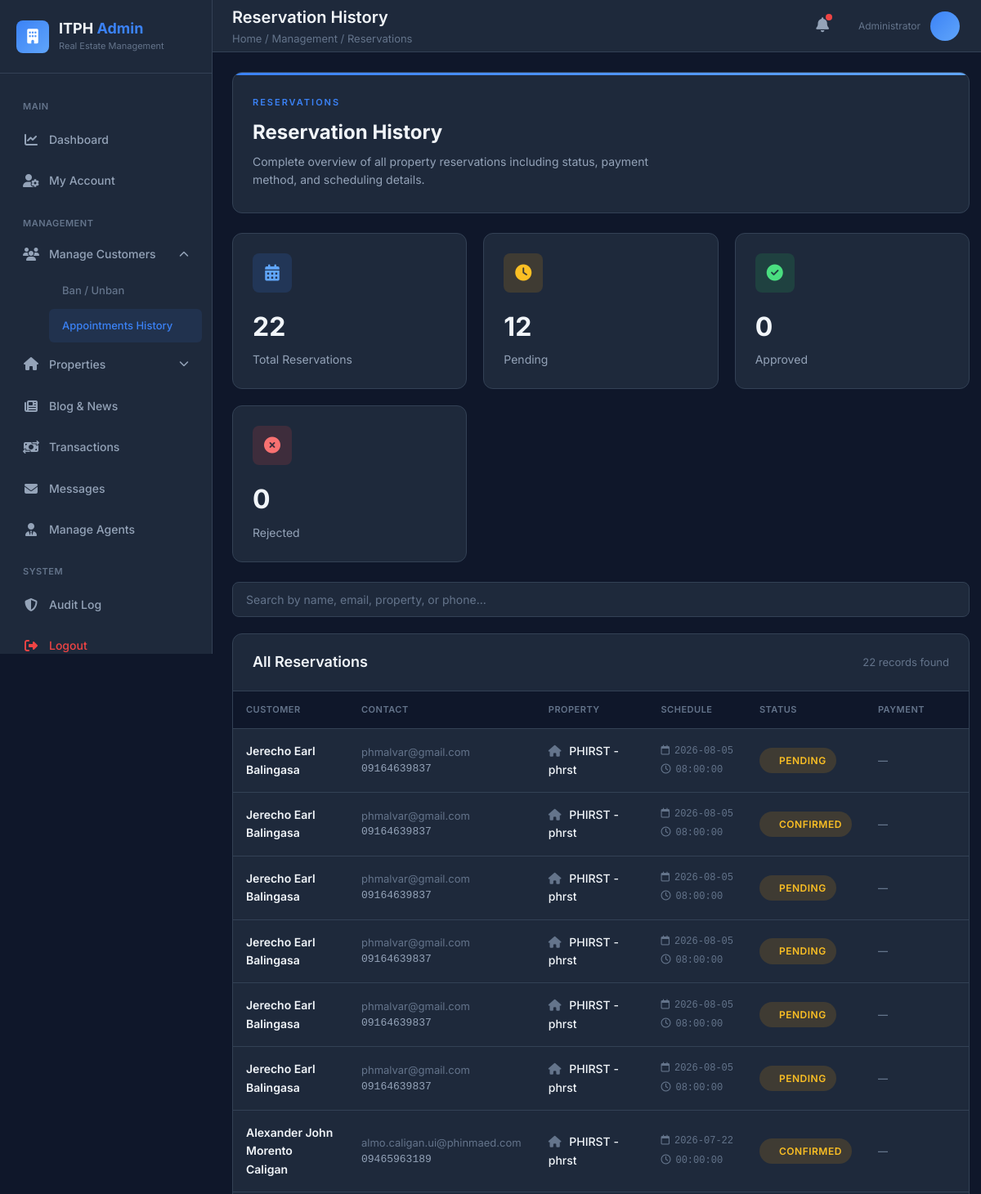
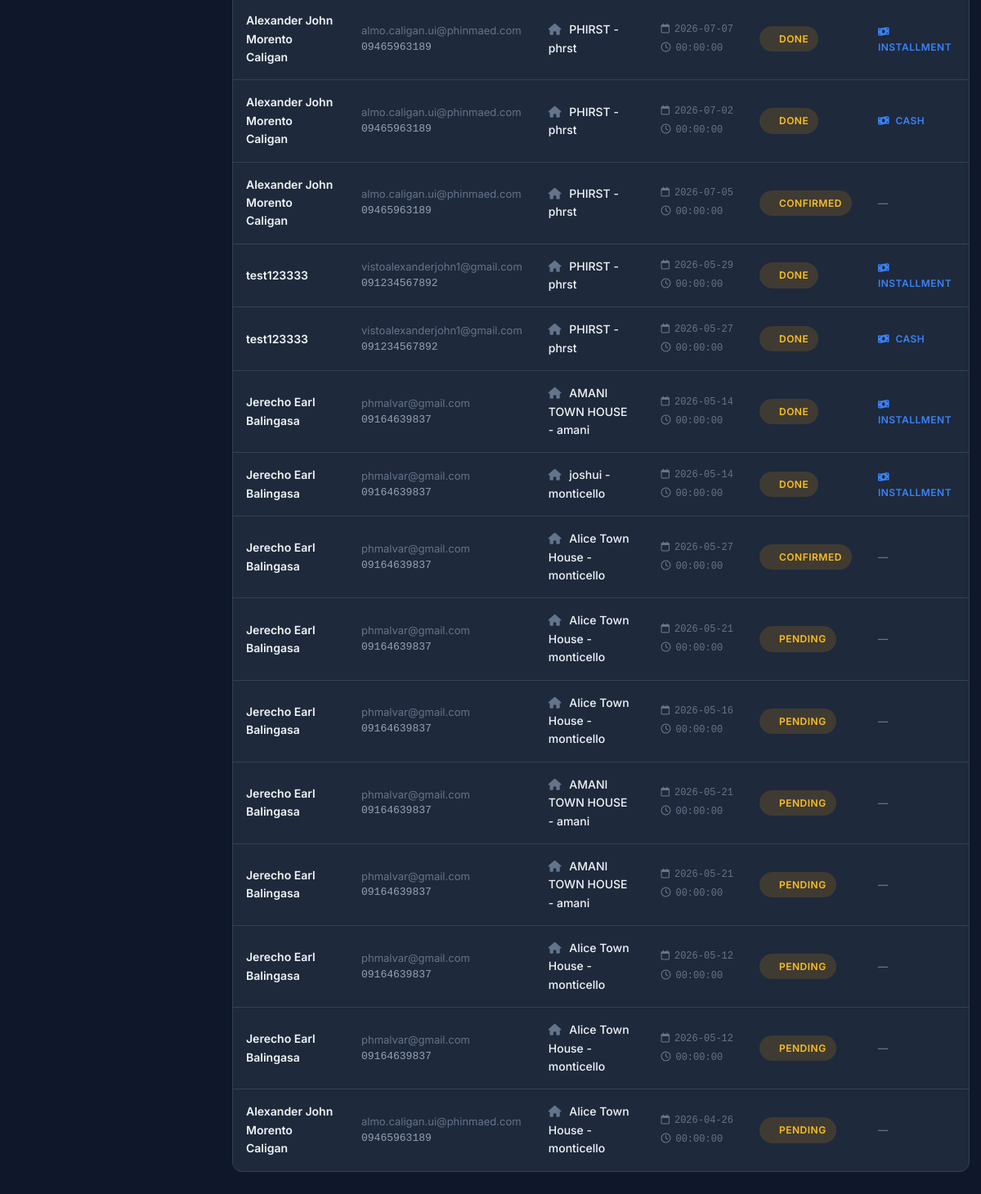
The app's page /admin_side/customer_appointments.php (signed in) with its own data (2 pictures, top to bottom).
### tables this page shows
CREATE TABLE `reservations` (
  `id` int(10) UNSIGNED NOT NULL,
  `fullname` varchar(255) NOT NULL,
  `email` varchar(255) NOT NULL,
  `phone` varchar(50) NOT NULL,
  `property` varchar(255) NOT NULL,
  `date` date NOT NULL,
  `time` time NOT NULL,
  `created_at` timestamp NOT NULL DEFAULT current_timestamp(),
  `status` varchar(50) NOT NULL DEFAULT 'Pending',
  `seen` tinyint(1) NOT NULL DEFAULT 0,
  `notification_sent` tinyint(1) NOT NULL DEFAULT 0,
  `gender` enum('Male','Female','Other') NOT NULL DEFAULT 'Other',
  `location` enum('Northern Iloilo','Central Iloilo','Southern Iloilo') NOT NULL,
  `stats` enum('Local','OFW') NOT NULL,
  `agent_id` int(11) DEFAULT NULL,
  `meeting_type` varchar(50) DEFAULT NULL,
  `admin_message` text DEFAULT NULL,
  `payment_type` enum('Cash','Installment') DEFAULT NULL
);

### admin_side/customer_appointments.php (the view, shortened to what this page needs)
<?php
$conn = get_db_connection();
$reservations = $conn->query("
    SELECT *
    FROM reservations
    ORDER BY created_at DESC
");
$total_res = $conn->query("SELECT COUNT(*) AS total FROM reservations")->fetch_assoc()['total'] ?? 0;
$pending = $conn->query("SELECT COUNT(*) AS total FROM reservations WHERE status='pending'")->fetch_assoc()['total'] ?? 0;
$approved = $conn->query("SELECT COUNT(*) AS total FROM reservations WHERE status='approved'")->fetch_assoc()['total'] ?? 0;
$rejected = $conn->query("SELECT COUNT(*) AS total FROM reservations WHERE status='rejected'")->fetch_assoc()['total'] ?? 0;
function isActive($filename) {
    return basename($_SERVER['PHP_SELF']) === $filename ? 'active' : '';
}
function isDropdownActive($filenames) {
    foreach ($filenames as $filename) {
        if (basename($_SERVER['PHP_SELF']) === $filename) return 'open';
    }
    return '';
}
?>
<!DOCTYPE html>
<html lang="en">
<head>
    <link rel="stylesheet" href="https://cdnjs.cloudflare.com/ajax/libs/font-awesome/6.5.0/css/all.min.css">
</head>
<body>
    <div class="dashboard">
        <aside class="sidebar" id="sidebar">
            <div class="sidebar-header">
                <a href="../admin_side/index.php" class="logo">
                    <div class="logo-icon">
                        <i class="fa-solid fa-building"></i>
                    </div>
                    <div>
                        <div class="logo-text">ITPH <span>Admin</span></div>
                        <div class="logo-sub">Real Estate Management</div>
                    </div>
                </a>
            </div>
            <nav class="sidebar-nav">
                <div class="nav-section">Main</div>
                <a href="../admin_side/index.php" class="nav-link <?= isActive('index.php') ?>">
                    <i class="fa-solid fa-chart-line"></i>
                    <span>Dashboard</span>
                </a>
                <a href="../admin_side/ad_account.php" class="nav-link <?= isActive('ad_account.php') ?>">
                    <i class="fa-solid fa-user-cog"></i>
                    <span>My Account</span>
                </a>
                <div class="nav-section">Management</div>
                <div class="nav-dropdown <?= isDropdownActive(['customer_ban.php', 'customer_appointments.php']) ?>">
                    <button class="nav-link" onclick="toggleDropdown(this)">
                        <i class="fa-solid fa-users"></i>
                        <span>Manage Customers</span>
                        <i class="fa-solid fa-chevron-down dropdown-arrow"></i>
                    </button>
                    <div class="dropdown-menu">
                        <a href="../admin_side/customer_ban.php" class="dropdown-item <?= isActive('customer_ban.php') ?>">
                            Ban / Unban
                        </a>
                        <a href="../admin_side/customer_appointments.php" class="dropdown-item <?= isActive('customer_appointments.php') ?>">
                            Appointments History
                        </a>
                    </div>
                </div>
                <div class="nav-dropdown <?= isDropdownActive(['add-property.php', 'update_properties.php']) ?>">
                    <button class="nav-link" onclick="toggleDropdown(this)">
                        <i class="fa-solid fa-house"></i>
                        <span>Properties</span>
                        <i class="fa-solid fa-chevron-down dropdown-arrow"></i>
                    </button>
                </div>
                <a href="../admin_side/admin_blog_management.php" class="nav-link <?= isActive('admin_blog_management.php') ?>">
                    <i class="fa-solid fa-newspaper"></i>
                    <span>Blog & News</span>
                </a>
                <a href="../admin_side/transaction.php" class="nav-link <?= isActive('transaction.php') ?>">
                    <i class="fa-solid fa-money-bill-transfer"></i>
                    <span>Transactions</span>
                </a>
                <a href="../admin_side/admin_message.php" class="nav-link <?= isActive('admin_message.php') ?>">
                    <i class="fa-solid fa-envelope"></i>
                    <span>Messages</span>
                </a>
                <a href="../admin_side/manage_agent.php" class="nav-link <?= isActive('manage_agent.php') ?>">
                    <i class="fa-solid fa-user-tie"></i>
                    <span>Manage Agents</span>
                </a>
                <div class="nav-section">System</div>
                <a href="../admin_side/audit_log.php" class="nav-link <?= isActive('audit_log.php') ?>">
                    <i class="fa-solid fa-shield-halved"></i>
                    <span>Audit Log</span>
                </a>
                <a href="logout.php" class="nav-link logout">
                    <i class="fa-solid fa-right-from-bracket"></i>
                    <span>Logout</span>
                </a>
            </nav>
        </aside>
        <main class="main-content">
            <header class="topbar">
                <div class="topbar-left">
                    <div>
                        <div class="page-title">Reservation History</div>
                        <div class="breadcrumb">Home / Management / Reservations</div>
                    </div>
                </div>
                <div class="topbar-right">
                    <button class="notification-btn">
                        <i class="fa-solid fa-bell"></i>
                        <span class="notification-badge"></span>
                    </button>
                    <div class="user-menu">
                        <div class="user-info">
                            <div class="user-role">Administrator</div>
                        </div>
                        <div class="user-avatar">
                        </div>
                    </div>
                </div>
            </header>
            <div class="content">
                <div class="page-hero">
                    <div class="hero-eyebrow">Reservations</div>
                    <div class="hero-title">Reservation History</div>
                    <div class="hero-desc">Complete overview of all property reservations including status, payment method, and scheduling details.</div>
                </div>
                <div class="stats-grid">
                    <div class="stat-card">
                        <div class="stat-header">
                            <div class="stat-icon blue">
                                <i class="fa-solid fa-calendar-days"></i>
                            </div>
                        </div>
                        <div class="stat-value"><?= number_format($total_res) ?></div>
                        <div class="stat-label">Total Reservations</div>
                    </div>
                    <div class="stat-card">
                        <div class="stat-header">
                            <div class="stat-icon amber">
                                <i class="fa-solid fa-clock"></i>
                            </div>
                        </div>
                        <div class="stat-value"><?= number_format($pending) ?></div>
                        <div class="stat-label">Pending</div>
                    </div>
                    <div class="stat-card">
                        <div class="stat-header">
                            <div class="stat-icon green">
                                <i class="fa-solid fa-check-circle"></i>
                            </div>
                        </div>
                        <div class="stat-value"><?= number_format($approved) ?></div>
                        <div class="stat-label">Approved</div>
                    </div>
                    <div class="stat-card">
                        <div class="stat-header">
                            <div class="stat-icon red">
                                <i class="fa-solid fa-circle-xmark"></i>
                            </div>
                        </div>
                        <div class="stat-value"><?= number_format($rejected) ?></div>
                        <div class="stat-label">Rejected</div>
                    </div>
                </div>
                <div class="search-bar">
                    <input
                        type="text"
                        class="search-input"
                        id="reservationSearch"
                        placeholder="Search by name, email, property, or phone..."
                        onkeyup="filterReservations()"
                    >
                </div>
                <div class="card">
                    <div class="card-header">
                        <div class="card-title">All Reservations</div>
                        <div class="card-meta"><?= number_format($reservations->num_rows) ?> records found</div>
                    </div>
                    <div class="card-body">
                        <div class="table-responsive">
                            <table id="reservationsTable">
                                <thead>
                                    <tr>
                                        <th>Customer</th>
                                        <th>Contact</th>
                                        <th>Property</th>
                                        <th>Schedule</th>
                                        <th>Status</th>
                                        <th>Payment</th>
                                    </tr>
                                </thead>
                                <tbody>
                                    <?php if ($reservations && $reservations->num_rows > 0): ?>
                                        <?php while ($row = $reservations->fetch_assoc()):
                                            $status_class = match(strtolower($row['status'])) {
                                                'approved' => 'badge-approved',
                                                'rejected' => 'badge-rejected',
                                                default => 'badge-pending'
                                            };
                                            $status_color = match(strtolower($row['status'])) {
                                                'approved' => 'green',
                                                'rejected' => 'red',
                                                default => 'amber'
                                            };
                                        ?>
                                        <tr data-search="<?= strtolower(htmlspecialchars($row['fullname'] . ' ' . $row['email'] . ' ' . $row['phone'] . ' ' . $row['property'])) ?>">
                                            <td>
                                                <div class="td-name"><?= htmlspecialchars($row['fullname']) ?></div>
                                            </td>
                                            <td>
                                                <div class="td-email"><?= htmlspecialchars($row['email']) ?></div>
                                                <div class="td-phone"><?= htmlspecialchars($row['phone']) ?></div>
                                            </td>
                                            <td class="td-property">
                                                <i class="fa-solid fa-house" style="color: var(--text-muted); margin-right: 6px;"></i>
                                                <?= htmlspecialchars($row['property']) ?>
                                            </td>
                                            <td class="td-date">
                                                <div><i class="fa-regular fa-calendar" style="color: var(--text-muted); margin-right: 6px;"></i><?= htmlspecialchars($row['date'] ?? 'N/A') ?></div>
                                                <div style="margin-top: 4px;"><i class="fa-regular fa-clock" style="color: var(--text-muted); margin-right: 6px;"></i><?= htmlspecialchars($row['time'] ?? 'N/A') ?></div>
                                            </td>
                                            <td>
                                                <span class="badge <?= $status_class ?>">
                                                    <span class="badge-dot" style="background: var(--<?= $status_color ?>)"></span>
                                                    <?= ucfirst(htmlspecialchars($row['status'])) ?>
                                                </span>
                                            </td>
                                            <td class="td-payment">
                                                <?php if (!empty($row['payment_type'])): ?>
                                                    <span style="color: var(--accent);">
                                                        <i class="fa-solid fa-money-bill-wave" style="margin-right: 4px;"></i>
                                                        <?= htmlspecialchars($row['payment_type']) ?>
                                                    </span>
                                                <?php else: ?>
                                                    <span style="color: var(--text-muted);">—</span>
                                                <?php endif; ?>
                                            </td>
                                        </tr>
                                        <?php endwhile; ?>
                                    <?php endif; ?>
                                </tbody>
                            </table>
                        </div>
                    </div>
                </div>
            </div>
        </main>
    </div>
</body>
</html>

### records on screen
reservations: fullname "Jerecho Earl Balingasa", email "phmalvar@gmail.com", phone "09164639837", property "PHIRST - phrst", date "2026-08-05", time "08:00:00", status "PENDING"
reservations: fullname "Jerecho Earl Balingasa", email "phmalvar@gmail.com", phone "09164639837", property "PHIRST - phrst", date "2026-08-05", time "08:00:00", status "CONFIRMED"
reservations: fullname "Jerecho Earl Balingasa", email "phmalvar@gmail.com", phone "09164639837", property "PHIRST - phrst", date "2026-08-05", time "08:00:00", status "PENDING"
reservations: fullname "Jerecho Earl Balingasa", email "phmalvar@gmail.com", phone "09164639837", property "PHIRST - phrst", date "2026-08-05", time "08:00:00", status "PENDING"
reservations: fullname "Jerecho Earl Balingasa", email "phmalvar@gmail.com", phone "09164639837", property "PHIRST - phrst", date "2026-08-05", time "08:00:00", status "PENDING"
reservations: fullname "Jerecho Earl Balingasa", email "phmalvar@gmail.com", phone "09164639837", property "PHIRST - phrst", date "2026-08-05", time "08:00:00", status "PENDING"
reservations: fullname "Alexander John Morento Caligan", email "almo.caligan.ui@phinmaed.com", phone "09465963189", property "PHIRST - phrst", date "2026-07-22", time "00:00:00", status "CONFIRMED"
reservations: fullname "Alexander John Morento Caligan", email "almo.caligan.ui@phinmaed.com", phone "09465963189", property "PHIRST - phrst", date "2026-07-07", time "00:00:00", status "DONE", payment_type "INSTALLMENT"
reservations: fullname "Alexander John Morento Caligan", email "almo.caligan.ui@phinmaed.com", phone "09465963189", property "PHIRST - phrst", date "2026-07-02", time "00:00:00", status "DONE", payment_type "CASH"
reservations: fullname "Alexander John Morento Caligan", email "almo.caligan.ui@phinmaed.com", phone "09465963189", property "PHIRST - phrst", date "2026-07-05", time "00:00:00", status "CONFIRMED"
reservations: fullname "test123333", email "vistoalexanderjohn1@gmail.com", phone "091234567892", property "PHIRST - phrst", date "2026-05-29", time "00:00:00", status "DONE", payment_type "INSTALLMENT"
reservations: fullname "test123333", email "vistoalexanderjohn1@gmail.com", phone "091234567892", property "PHIRST - phrst", date "2026-05-27", time "00:00:00", status "DONE", payment_type "CASH"
reservations: fullname "Jerecho Earl Balingasa", email "phmalvar@gmail.com", phone "09164639837", property "AMANI TOWN HOUSE - amani", date "2026-05-14", time "00:00:00", status "DONE", payment_type "INSTALLMENT"
reservations: fullname "Jerecho Earl Balingasa", email "phmalvar@gmail.com", phone "09164639837", property "joshui - monticello", date "2026-05-14", time "00:00:00", status "DONE", payment_type "INSTALLMENT"
reservations: fullname "Jerecho Earl Balingasa", email "phmalvar@gmail.com", phone "09164639837", property "Alice Town House - monticello", date "2026-05-27", time "00:00:00", status "CONFIRMED"
reservations: fullname "Jerecho Earl Balingasa", email "phmalvar@gmail.com", phone "09164639837", property "Alice Town House - monticello", date "2026-05-21", time "00:00:00", status "PENDING"
reservations: fullname "Jerecho Earl Balingasa", email "phmalvar@gmail.com", phone "09164639837", property "Alice Town House - monticello", date "2026-05-16", time "00:00:00", status "PENDING"
reservations: fullname "Jerecho Earl Balingasa", email "phmalvar@gmail.com", phone "09164639837", property "AMANI TOWN HOUSE - amani", date "2026-05-21", time "00:00:00", status "PENDING"
reservations: fullname "Jerecho Earl Balingasa", email "phmalvar@gmail.com", phone "09164639837", property "AMANI TOWN HOUSE - amani", date "2026-05-21", time "00:00:00", status "PENDING"
reservations: fullname "Jerecho Earl Balingasa", email "phmalvar@gmail.com", phone "09164639837", property "Alice Town House - monticello", date "2026-05-12", time "00:00:00", status "PENDING"
reservations: fullname "Jerecho Earl Balingasa", email "phmalvar@gmail.com", phone "09164639837", property "Alice Town House - monticello", date "2026-05-12", time "00:00:00", status "PENDING"
reservations: fullname "Alexander John Morento Caligan", email "almo.caligan.ui@phinmaed.com", phone "09465963189", property "Alice Town House - monticello", date "2026-04-26", time "00:00:00", status "PENDING"

### other values on screen
$total_res "22"
$pending "12"
$approved "0"
$rejected "0"
$reservations->num_rows "22"
